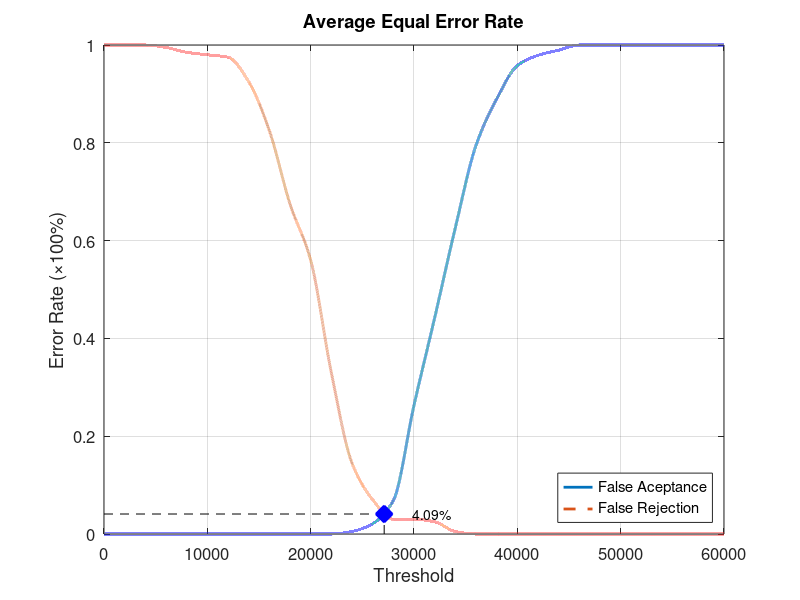
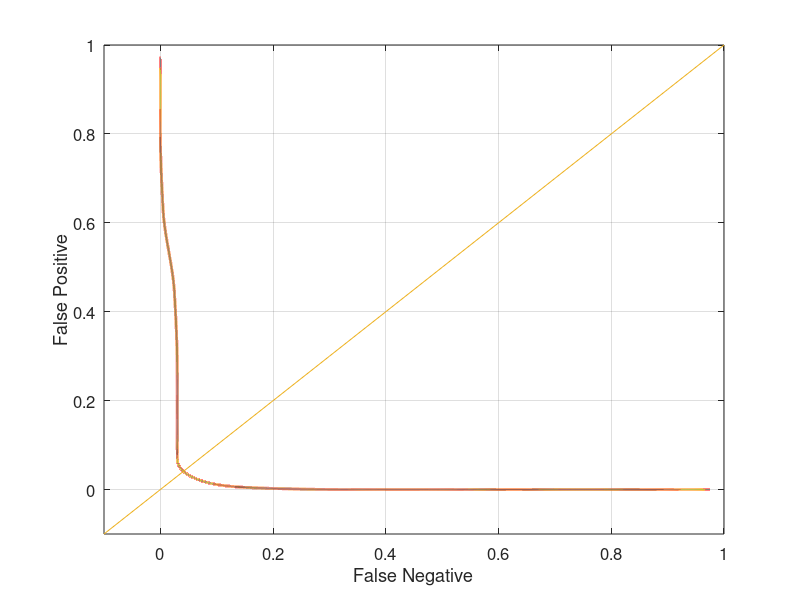

Recreate these plots in MATLAB, in order.
function yEER = Database2_1
close all;
clear;
clc;
x = 0:2000:60000;
xq = 0:0.5:60000;

y0 = [0 0 0 0 0 0 0 0 0 0 0 0 0.00526316 0.0210526 0.0684211 0.263158 0.442105 0.626316 0.794737 0.889474 0.957895 0.978947 0.989474 1 1 1 1 1 1 1 1];
yy0 = interp1(x, y0, xq, 'pchip');
y1 = [1 1 1 0.995 0.985 0.98 0.975 0.925 0.825 0.675 0.56 0.33 0.145 0.07 0.03 0.03 0.025 0.005 0 0 0 0 0 0 0 0 0 0 0 0 0];
yy1 = interp1(x, y1, xq, 'pchip');

% Calculating EER: 
y2 = abs(y0 - y1);
find(y2 == min(y2))
yy2 = abs(yy0 - yy1);
xEER = find(yy2 == min(yy2));
xEERIndex = xq(xEER) % X-axis EER
yEER = yy0(xEER) % Y-axis EER

main = figure
plot(xq, yy0,'-','LineWidth', 2);	hold on
plot(xq, yy1,'--','LineWidth', 2);	hold on
plot([xEERIndex xEERIndex], [0 yEER], 'k--');	hold on
plot([0 xEERIndex], [yEER yEER], 'k--');	hold on
plot(xEERIndex, yEER, 'bx', 'LineWidth', 10);	hold on
text(xEERIndex + 10 * xEERIndex / 100, yEER, [num2str(round((10000 * yEER)) / 100) '%'])
legend('False Aceptance', 'False Rejection', 'Location', 'SouthEast')
xlabel('Threshold')
ylabel('Error Rate (\times100%)')
title('Average Equal Error Rate')
set(gca, 'FontSize', 12)
axis([0 60000 0 1])
grid on

print(main, 'Database2_1Main', '-dpng');
FNRxFPR = figure('Color', [1 1 1]);
plot(yy1, yy0, '-', yy1, yy0, 'LineWidth', 2);
hold on
y = -0.1:0.1:1
plot(y, y); 
set(gca, 'FontSize', 12)
xlabel('False Negative')
ylabel('False Positive')
axis([-0.1 1 -0.1 1])
set(gca, 'FontSize', 12)
grid on

print(FNRxFPR, 'Database2_1FNRxFPR','-dpng');
end
